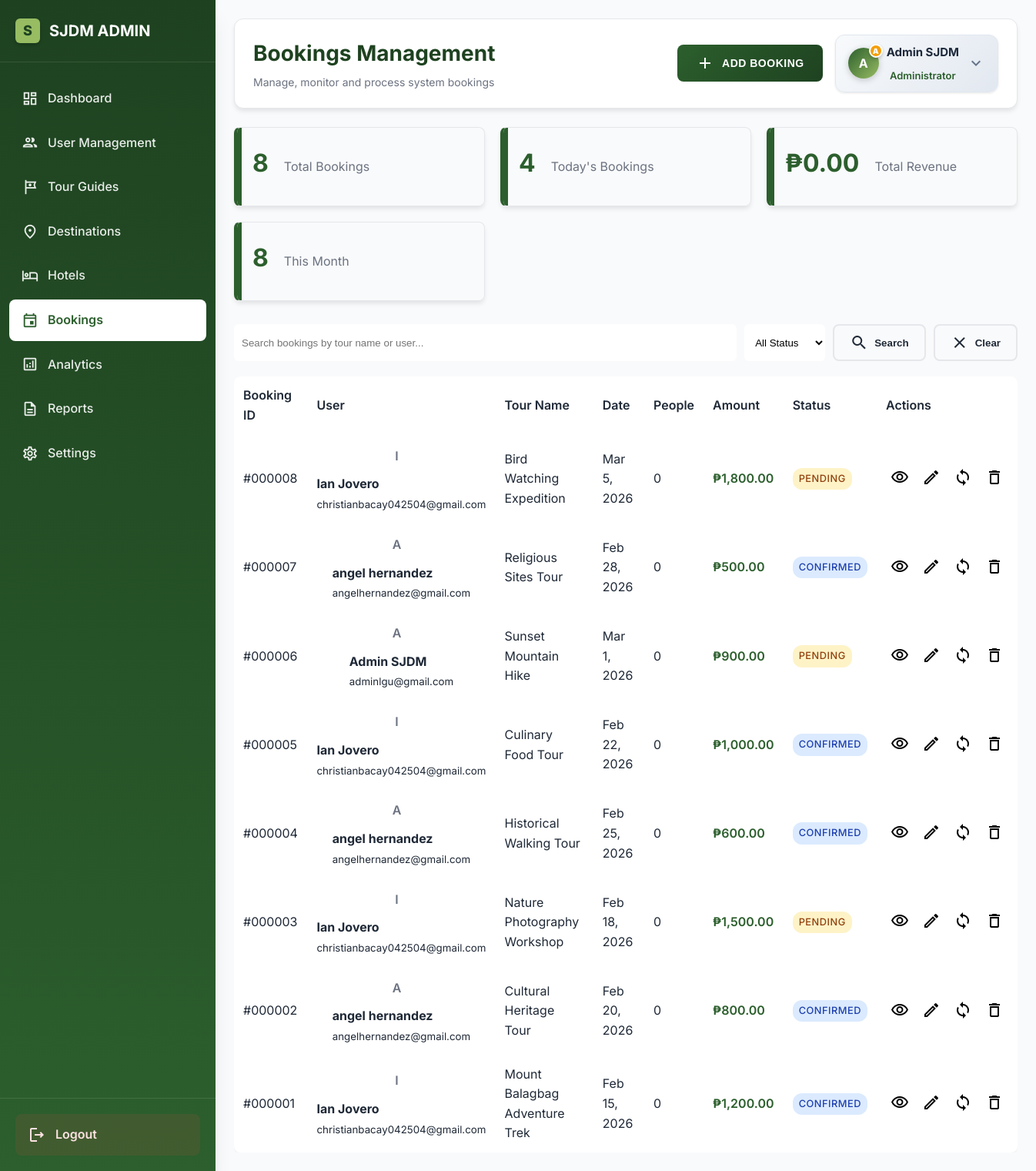
The app's page /admin/bookings.php (signed in) with its own data.
### tables this page shows
CREATE TABLE `admin_menu_items` (
    `id` int(11) NOT NULL AUTO_INCREMENT,
    `menu_name` varchar(100) NOT NULL,
    `menu_icon` varchar(50) DEFAULT NULL,
    `menu_url` varchar(200) NOT NULL,
    `display_order` int(11) DEFAULT 0,
    `is_active` tinyint(1) DEFAULT 1,
    `parent_id` int(11) DEFAULT 0,
    `created_at` timestamp NOT NULL DEFAULT current_timestamp(),
    `updated_at` timestamp NOT NULL DEFAULT current_timestamp() ON UPDATE current_timestamp(),
    PRIMARY KEY (`id`),
    KEY `idx_display_order` (`display_order`),
    KEY `idx_is_active` (`is_active`)
);

CREATE TABLE `users` (
    `id` int(11) NOT NULL,
    `first_name` varchar(50) NOT NULL,
    `last_name` varchar(50) NOT NULL,
    `email` varchar(100) NOT NULL,
    `password` varchar(255) NOT NULL,
    `user_type` enum('user', 'admin') DEFAULT 'user',
    `status` enum(
        'active',
        'inactive',
        'suspended'
    ) DEFAULT 'active',
    `created_at` timestamp NOT NULL DEFAULT current_timestamp(),
    `updated_at` timestamp NOT NULL DEFAULT current_timestamp() ON UPDATE current_timestamp(),
    `last_login` timestamp NULL DEFAULT NULL
);

CREATE TABLE `bookings` (
    `id` int(11) NOT NULL,
    `user_id` int(11) NOT NULL,
    `guide_id` int(11) NULL,
    `tour_name` varchar(200) NOT NULL,
    `destination` varchar(200) NULL,
    `booking_date` date NOT NULL,
    `check_in_date` date NULL,
    `check_out_date` date NULL,
    `number_of_people` int(11) NOT NULL,
    `contact_number` varchar(50) NULL,
    `email` varchar(255) NULL,
    `special_requests` text NULL,
    `total_amount` decimal(10, 2) NOT NULL,
    `payment_method` enum(
        'pay_later',
        'gcash',
        'bank_transfer'
    ) DEFAULT 'pay_later',
    `status` enum(
        'pending',
        'confirmed',
        'cancelled',
        'completed'
    ) DEFAULT 'pending',
    `booking_reference` varchar(50) NULL,
    `created_at` timestamp NOT NULL DEFAULT current_timestamp(),
    `updated_at` timestamp NOT NULL DEFAULT current_timestamp() ON UPDATE current_timestamp()
);

### config/auth.php (called while the page is built, shortened)
<?php
function getCurrentUserId() {
    return isset($_SESSION['user_id']) ? $_SESSION['user_id'] : null;
}
function getCurrentUser() {
    $conn = getDatabaseConnection();
    $userId = getCurrentUserId();
    $stmt = $conn->prepare("SELECT id, first_name, last_name, email, user_type, status FROM users WHERE id = ?");
    $stmt->bind_param("i", $userId);
    $stmt->execute();
    $result = $stmt->get_result();
    $user = $result->fetch_assoc();
    return $user;
}
?>

### admin/bookings.php (the view, shortened to what this page needs)
<?php
require_once __DIR__ . '/../config/auth.php';
function getAdminConnection()
{
    return getDatabaseConnection();
}
function initAdminAuth()
{
    return getCurrentUser();
}
function getBookingsList($conn, $page = 1, $limit = 15, $search = '', $status = '')
{
    $offset = ($page - 1) * $limit;
    $search = $conn->real_escape_string($search);
    $bookingsQuery = "SELECT b.*, CONCAT(u.first_name, ' ', u.last_name) as user_name, u.email as user_email
                      FROM bookings b
                      JOIN users u ON b.user_id = u.id
                      WHERE 1=1";
    $bookingsQuery .= " ORDER BY b.created_at DESC LIMIT $limit OFFSET $offset";
    $bookingsResult = $conn->query($bookingsQuery);
    $countQuery = "SELECT COUNT(*) as total FROM bookings b JOIN users u ON b.user_id = u.id WHERE 1=1";
    $countResult = $conn->query($countQuery);
    $totalCount = $countResult->fetch_assoc()['total'];
    $totalPages = ceil($totalCount / $limit);
    $bookings = [];
    while ($row = $bookingsResult->fetch_assoc()) {
        $bookings[] = $row;
    }
    return [
        'bookings' => $bookings,
        'pagination' => [
            'current_page' => $page,
            'total_pages' => $totalPages,
            'total_count' => $totalCount,
            'limit' => $limit
        ]
    ];
}
function getBookingStats($conn)
{
    $stats = [];
    $result = $conn->query("SELECT COUNT(*) as total FROM bookings");
    $stats['total'] = $result->fetch_assoc()['total'];
    $result = $conn->query("SELECT status, COUNT(*) as count FROM bookings GROUP BY status");
    $stats['by_status'] = [];
    while ($row = $result->fetch_assoc()) {
        $stats['by_status'][$row['status']] = $row['count'];
    }
    $result = $conn->query("SELECT COUNT(*) as total FROM bookings WHERE DATE(created_at) = CURDATE()");
    $stats['today'] = $result->fetch_assoc()['total'];
    $result = $conn->query("SELECT COUNT(*) as total FROM bookings WHERE MONTH(created_at) = MONTH(CURDATE()) AND YEAR(created_at) = YEAR(CURDATE())");
    $stats['this_month'] = $result->fetch_assoc()['total'];
    $result = $conn->query("SELECT SUM(total_amount) as total FROM bookings WHERE status = 'completed'");
    $stats['total_revenue'] = $result->fetch_assoc()['total'] ?? 0;
    return $stats;
}
$currentUser = initAdminAuth();
$conn = getAdminConnection();
$dbSettings = [];
$result = $conn->query("SELECT setting_key, setting_value FROM admin_dashboard_settings");
if ($result) {
    while ($row = $result->fetch_assoc()) {
        $dbSettings[$row['setting_key']] = $row['setting_value'];
    }
}
$bSettings = [];
$result = $conn->query("SELECT setting_key, setting_value FROM booking_settings");
if ($result) {
    while ($row = $result->fetch_assoc()) {
        $bSettings[$row['setting_key']] = $row['setting_value'];
    }
}
$logoText = $dbSettings['admin_logo_text'] ?? 'SJDM ADMIN';
$moduleTitle = $bSettings['module_title'] ?? 'Bookings Management';
$moduleSubtitle = $bSettings['module_subtitle'] ?? 'Manage tour bookings';
$adminInfo = ['role_title' => 'Administrator', 'admin_mark' => 'A'];
$menuItems = [];
$result = $conn->query("SELECT * FROM admin_menu_items WHERE is_active = 1 ORDER BY display_order ASC");
if ($result) {
    while ($row = $result->fetch_assoc()) {
        $menuItems[] = $row;
    }
}
$page = isset($_GET['page']) ? max(1, intval($_GET['page'])) : 1;
$limit = intval($bSettings['default_booking_limit'] ?? 15);
$search = isset($_GET['search']) ? $conn->real_escape_string($_GET['search']) : '';
$status = isset($_GET['status']) ? $conn->real_escape_string($_GET['status']) : '';
$bookingsData = getBookingsList($conn, $page, $limit, $search, $status);
$bookings = $bookingsData['bookings'];
$bookingStats = getBookingStats($conn);
?>
<!DOCTYPE html>
<html lang="en">
<head>
    <link rel="stylesheet" href="admin-styles.css">
</head>
<body>
    <div class="admin-container">
        <aside class="sidebar">
            <div class="sidebar-header">
                <div class="logo">
                    <div class="mark-icon"><?php echo strtoupper(substr($logoText, 0, 1) ?: 'A'); ?></div>
                    <span><?php echo $logoText; ?></span>
                </div>
            </div>
            <nav class="sidebar-nav">
                <?php foreach ($menuItems as $item):
                    $isActive = basename($_SERVER['PHP_SELF']) == $item['menu_url'] ? 'active' : '';
                    ?>
                    <a href="<?php echo $item['menu_url']; ?>" class="nav-item <?php echo $isActive; ?>">
                        <span class="material-icons-outlined"><?php echo $item['menu_icon']; ?></span>
                        <span><?php echo $item['menu_name']; ?></span>
                    </a>
                <?php endforeach; ?>
            </nav>
            <div class="sidebar-footer">
                <a href="logout.php" class="logout-btn">
                    <span class="material-icons-outlined">logout</span>
                    <span>Logout</span>
                </a>
            </div>
        </aside>
        <main class="main-content">
            <header class="top-bar">
                <div class="page-title">
                    <h1><?php echo $moduleTitle; ?></h1>
                    <p><?php echo $moduleSubtitle; ?></p>
                </div>
                <div class="top-bar-actions">
                    <button class="btn-primary" onclick="showAddBookingModal()">
                        <span class="material-icons-outlined">add</span>
                        Add Booking
                    </button>
                    <div class="profile-dropdown">
                        <div class="profile-dropdown-toggle">
                            <div class="avatar">
                                <span><?php echo strtoupper(substr($currentUser['first_name'], 0, 1)); ?></span>
                                <div class="admin-mark-badge"><?php echo $adminInfo['admin_mark'] ?? 'A'; ?></div>
                            </div>
                            <div class="user-info">
                                <p class="user-name">
                                    <?php echo htmlspecialchars($currentUser['first_name'] . ' ' . $currentUser['last_name']); ?>
                                </p>
                                <p class="user-role"><?php echo $adminInfo['role_title']; ?></p>
                            </div>
                            <span class="material-icons-outlined dropdown-arrow">expand_more</span>
                        </div>
                    </div>
                </div>
            </header>
            <div class="content-area">
                <div class="booking-stats">
                    <div class="stat-card">
                        <h3><?php echo $bookingStats['total']; ?></h3>
                        <p>Total Bookings</p>
                    </div>
                    <div class="stat-card">
                        <h3><?php echo $bookingStats['today']; ?></h3>
                        <p>Today's Bookings</p>
                    </div>
                    <div class="stat-card">
                        <h3>₱<?php echo number_format($bookingStats['total_revenue'], 2); ?></h3>
                        <p>Total Revenue</p>
                    </div>
                    <div class="stat-card">
                        <h3><?php echo $bookingStats['this_month']; ?></h3>
                        <p>This Month</p>
                    </div>
                </div>
                <div class="search-filters">
                    <input type="text" id="searchInput" placeholder="Search bookings by tour name or user..."
                        value="<?php echo htmlspecialchars($search); ?>">
                    <select id="statusFilter" onchange="filterBookings()">
                        <option value="">All Status</option>
                    </select>
                    <button class="btn-secondary" onclick="searchBookings()">
                        <span class="material-icons-outlined">search</span>
                        Search
                    </button>
                    <button class="btn-secondary" onclick="clearFilters()">
                        <span class="material-icons-outlined">clear</span>
                        Clear
                    </button>
                </div>
                <div class="table-container">
                    <table class="booking-table">
                        <thead>
                            <tr>
                                <th>Booking ID</th>
                                <th>User</th>
                                <th>Tour Name</th>
                                <th>Date</th>
                                <th>People</th>
                                <th>Amount</th>
                                <th>Status</th>
                                <th>Actions</th>
                            </tr>
                        </thead>
                        <tbody>
                            <?php foreach ($bookings as $booking): ?>
                                <tr>
                                    <td>#<?php echo str_pad($booking['id'], 6, '0', STR_PAD_LEFT); ?></td>
                                    <td>
                                        <div class="user-info">
                                            <div class="user-avatar">
                                                <?php echo strtoupper(substr($booking['user_name'], 0, 1)); ?>
                                            </div>
                                            <div>
                                                <strong><?php echo htmlspecialchars($booking['user_name']); ?></strong><br>
                                                <small><?php echo htmlspecialchars($booking['user_email']); ?></small>
                                            </div>
                                        </div>
                                    </td>
                                    <td><?php echo htmlspecialchars($booking['tour_name']); ?></td>
                                    <td><?php echo date('M j, Y', strtotime($booking['booking_date'])); ?></td>
                                    <td><?php echo $booking['number_of_people']; ?></td>
                                    <td class="booking-amount">₱<?php echo number_format($booking['total_amount'], 2); ?>
                                    </td>
                                    <td>
                                        <span class="status-badge status-<?php echo $booking['status']; ?>">
                                            <?php echo ucfirst($booking['status']); ?>
                                        </span>
                                    </td>
                                    <td>
                                        <div class="action-buttons">
                                            <button class="btn-icon" onclick="viewBooking(<?php echo $booking['id']; ?>)"
                                                title="View">
                                                <span class="material-icons-outlined">visibility</span>
                                            </button>
                                            <button class="btn-icon" onclick="editBooking(<?php echo $booking['id']; ?>)"
                                                title="Edit">
                                                <span class="material-icons-outlined">edit</span>
                                            </button>
                                            <button class="btn-icon" onclick="updateStatus(<?php echo $booking['id']; ?>)"
                                                title="Update Status">
                                                <span class="material-icons-outlined">sync</span>
                                            </button>
                                            <button class="btn-icon" onclick="deleteBooking(<?php echo $booking['id']; ?>)"
                                                title="Delete">
                                                <span class="material-icons-outlined">delete</span>
                                            </button>
                                        </div>
                                    </td>
                                </tr>
                            <?php endforeach; ?>
                        </tbody>
                    </table>
                </div>
            </div>
        </main>
    </div>
</body>
</html>

### records on screen
admin_menu_items: menu_name "Dashboard"
admin_menu_items: menu_name "User Management"
admin_menu_items: menu_name "Tour Guides"
admin_menu_items: menu_name "Destinations"
admin_menu_items: menu_name "Hotels"
admin_menu_items: menu_name "Bookings"
admin_menu_items: menu_name "Analytics"
admin_menu_items: menu_name "Reports"
admin_menu_items: menu_name "Settings"
users: first_name "A", first_name+last_name "Admin SJDM"
bookings: id "000008", user_name "I", user_name "Ian Jovero", user.email "christianbacay042504@gmail.com", tour_name "Bird Watching Expedition", booking_date "Mar 5, 2026", number_of_people "0", total_amount "1,800.00", status "PENDING"
bookings: id "000007", user_name "A", user_name "angel hernandez", user.email "angelhernandez@gmail.com", tour_name "Religious Sites Tour", booking_date "Feb 28, 2026", number_of_people "0", total_amount "500.00", status "CONFIRMED"
bookings: id "000006", user_name "A", user_name "Admin SJDM", user.email "adminlgu@gmail.com", tour_name "Sunset Mountain Hike", booking_date "Mar 1, 2026", number_of_people "0", total_amount "900.00", status "PENDING"
bookings: id "000005", user_name "I", user_name "Ian Jovero", user.email "christianbacay042504@gmail.com", tour_name "Culinary Food Tour", booking_date "Feb 22, 2026", number_of_people "0", total_amount "1,000.00", status "CONFIRMED"
bookings: id "000004", user_name "A", user_name "angel hernandez", user.email "angelhernandez@gmail.com", tour_name "Historical Walking Tour", booking_date "Feb 25, 2026", number_of_people "0", total_amount "600.00", status "CONFIRMED"
bookings: id "000003", user_name "I", user_name "Ian Jovero", user.email "christianbacay042504@gmail.com", tour_name "Nature Photography Workshop", booking_date "Feb 18, 2026", number_of_people "0", total_amount "1,500.00", status "PENDING"
bookings: id "000002", user_name "A", user_name "angel hernandez", user.email "angelhernandez@gmail.com", tour_name "Cultural Heritage Tour", booking_date "Feb 20, 2026", number_of_people "0", total_amount "800.00", status "CONFIRMED"
bookings: id "000001", user_name "I", user_name "Ian Jovero", user.email "christianbacay042504@gmail.com", tour_name "Mount Balagbag Adventure Trek", booking_date "Feb 15, 2026", number_of_people "0", total_amount "1,200.00", status "CONFIRMED"

### other values on screen
substr($logoText, 0, 1) ?: 'A' "S"
$logoText "SJDM ADMIN"
$moduleTitle "Bookings Management"
$moduleSubtitle "Manage, monitor and process system bookings"
$adminInfo['admin_mark'] "A"
$adminInfo['role_title'] "Administrator"
$bookingStats['total'] "8"
$bookingStats['today'] "4"
$bookingStats['total_revenue'] "0.00"
$bookingStats['this_month'] "8"
